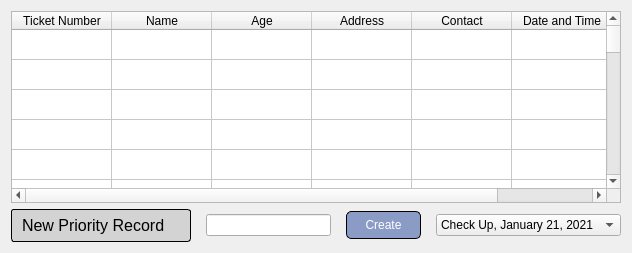
               <widget class="QWidget" name="priorityTab">
                <property name="styleSheet">
                 <string notr="true">background-color: none;
border-raidus: 5px;</string>
                </property>
                <attribute name="title">
                 <string>Priority</string>
                </attribute>
                <layout class="QVBoxLayout" name="verticalLayout_6">
                 <item>
                  <widget class="QTableWidget" name="priorityTable">
                   <property name="rowCount">
                    <number>150</number>
                   </property>
                   <attribute name="verticalHeaderVisible">
                    <bool>false</bool>
                   </attribute>
                   <row/>
                   <row/>
                   <row/>
                   <row/>
                   <row/>
                   <row/>
                   <row/>
                   <row/>
                   <row/>
                   <row/>
                   <row/>
                   <row/>
                   <row/>
                   <row/>
                   <row/>
                   <row/>
                   <row/>
                   <row/>
                   <row/>
                   <row/>
                   <row/>
                   <row/>
                   <row/>
                   <row/>
                   <row/>
                   <row/>
                   <row/>
                   <row/>
                   <row/>
                   <row/>
                   <row/>
                   <row/>
                   <row/>
                   <row/>
                   <row/>
                   <row/>
                   <row/>
                   <row/>
                   <row/>
                   <row/>
                   <row/>
                   <row/>
                   <row/>
                   <row/>
                   <row/>
                   <row/>
                   <row/>
                   <row/>
                   <row/>
                   <row/>
                   <row/>
                   <row/>
                   <row/>
                   <row/>
                   <row/>
                   <row/>
                   <row/>
                   <row/>
                   <row/>
                   <row/>
                   <row/>
                   <row/>
                   <row/>
                   <row/>
                   <row/>
                   <row/>
                   <row/>
                   <row/>
                   <row/>
                   <row/>
                   <row/>
                   <row/>
                   <row/>
                   <row/>
                   <row/>
                   <row/>
                   <row/>
                   <row/>
                   <row/>
                   <row/>
                   <row/>
                   <row/>
                   <row/>
                   <row/>
                   <row/>
                   <row/>
                   <row/>
                   <row/>
                   <row/>
                   <row/>
                   <row/>
                   <row/>
                   <row/>
                   <row/>
                   <row/>
                   <row/>
                   <row/>
                   <row/>
                   <row/>
                   <row/>
                   <row/>
                   <row/>
                   <row/>
                   <row/>
                   <row/>
                   <row/>
                   <row/>
                   <row/>
                   <row/>
                   <row/>
                   <row/>
                   <row/>
                   <row/>
                   <row/>
                   <row/>
                   <row/>
                   <row/>
                   <row/>
                   <row/>
                   <row/>
                   <row/>
                   <row/>
                   <row/>
                   <row/>
                   <row/>
                   <row/>
                   <row/>
                   <row/>
                   <row/>
                   <row/>
                   <row/>
                   <row/>
                   <row/>
                   <row/>
                   <row/>
                   <row/>
                   <row/>
                   <row/>
                   <row/>
                   <row/>
                   <row/>
                   <row/>
                   <row/>
                   <row/>
                   <row/>
                   <row/>
                   <row/>
                   <row/>
                   <row/>
                   <row/>
                   <column>
                    <property name="text">
                     <string>Ticket Number</string>
                    </property>
                   </column>
                   <column>
                    <property name="text">
                     <string>Name</string>
                    </property>
                   </column>
                   <column>
                    <property name="text">
                     <string>Age</string>
                    </property>
                   </column>
                   <column>
                    <property name="text">
                     <string>Address</string>
                    </property>
                   </column>
                   <column>
                    <property name="text">
                     <string>Contact</string>
                    </property>
                   </column>
                   <column>
                    <property name="text">
                     <string>Date and Time</string>
                    </property>
                   </column>
                  </widget>
                 </item>
                 <item>
                  <layout class="QHBoxLayout" name="horizontalLayout_6">
                   <property name="spacing">
                    <number>15</number>
                   </property>
                   <item>
                    <widget class="QLabel" name="prLabel">
                     <property name="minimumSize">
                      <size>
                       <width>180</width>
                       <height>0</height>
                      </size>
                     </property>
                     <property name="maximumSize">
                      <size>
                       <width>180</width>
                       <height>16777215</height>
                      </size>
                     </property>
                     <property name="font">
                      <font>
                       <pointsize>12</pointsize>
                      </font>
                     </property>
                     <property name="styleSheet">
                      <string notr="true">QLabel{
	
	background-color: rgb(211, 211, 211);
	border-style: outset;
	border-width:1px;
	border-radius: 3px;
	border-color: black;
	padding: 6px;
	mid-width: 10px;
}
</string>
                     </property>
                     <property name="text">
                      <string>New Priority Record</string>
                     </property>
                    </widget>
                   </item>
                   <item>
                    <widget class="QLineEdit" name="prNewEdit">
                     <property name="minimumSize">
                      <size>
                       <width>125</width>
                       <height>0</height>
                      </size>
                     </property>
                     <property name="maximumSize">
                      <size>
                       <width>125</width>
                       <height>16777215</height>
                      </size>
                     </property>
                    </widget>
                   </item>
                   <item>
                    <widget class="QPushButton" name="prCreateBtn">
                     <property name="minimumSize">
                      <size>
                       <width>75</width>
                       <height>0</height>
                      </size>
                     </property>
                     <property name="maximumSize">
                      <size>
                       <width>75</width>
                       <height>16777215</height>
                      </size>
                     </property>
                     <property name="styleSheet">
                      <string notr="true">QPushButton{
	background-color: rgb(138, 155, 197);
	color: white;
	border-style: outset;
	border-width:1px;
	border-radius: 5px;
	border-color: black;
	padding: 6px;
	mid-width: 10px;
}
QPushButton:hover{
	background-color: rgb(186, 172, 255);
}</string>
                     </property>
                     <property name="text">
                      <string>Create</string>
                     </property>
                    </widget>
                   </item>
                   <item>
                    <widget class="QComboBox" name="prRecord">
                     <item>
                      <property name="text">
                       <string>Check Up, January 21, 2021</string>
                      </property>
                     </item>
                    </widget>
                   </item>
                  </layout>
                 </item>
                </layout>
               </widget>
